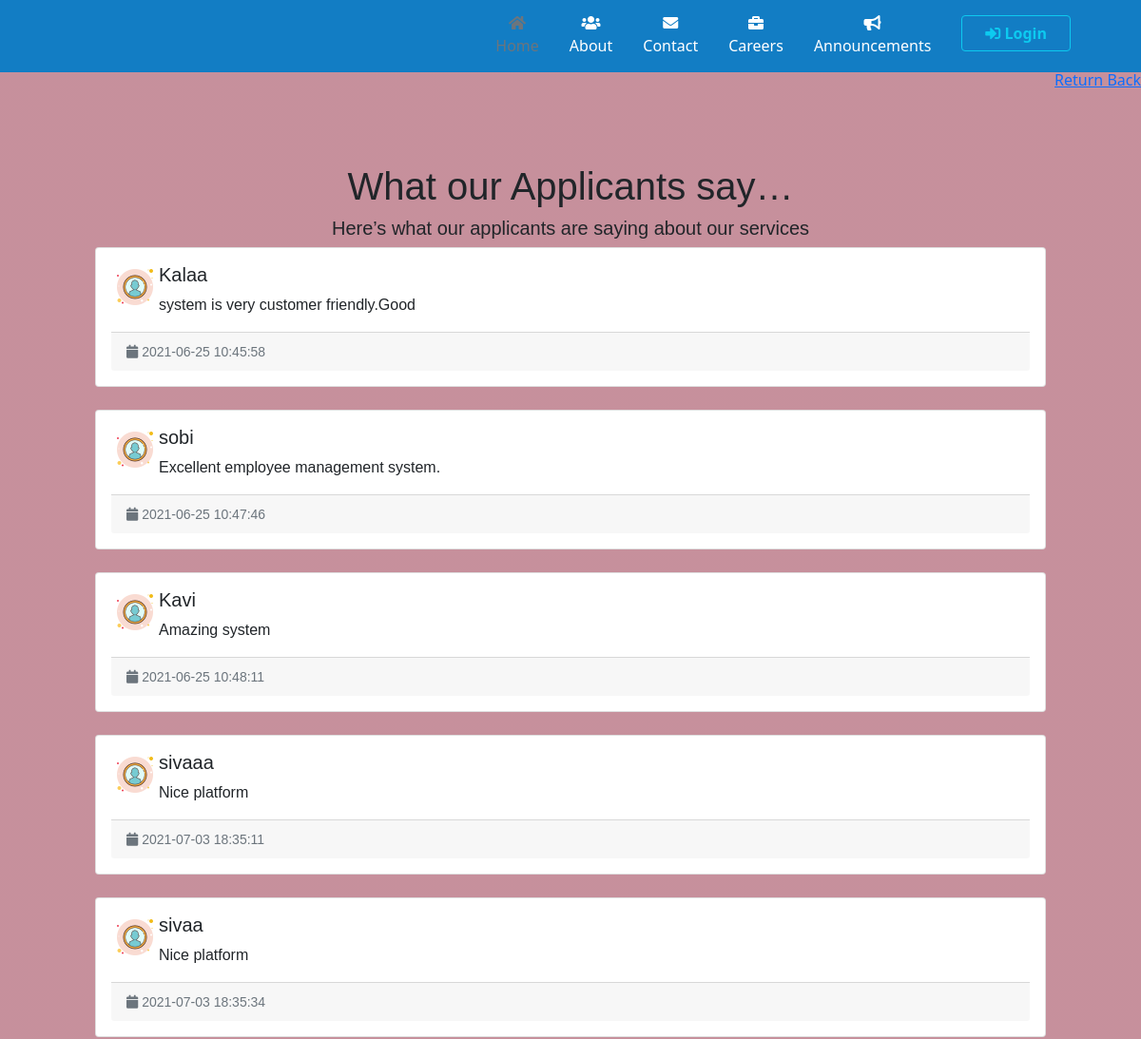
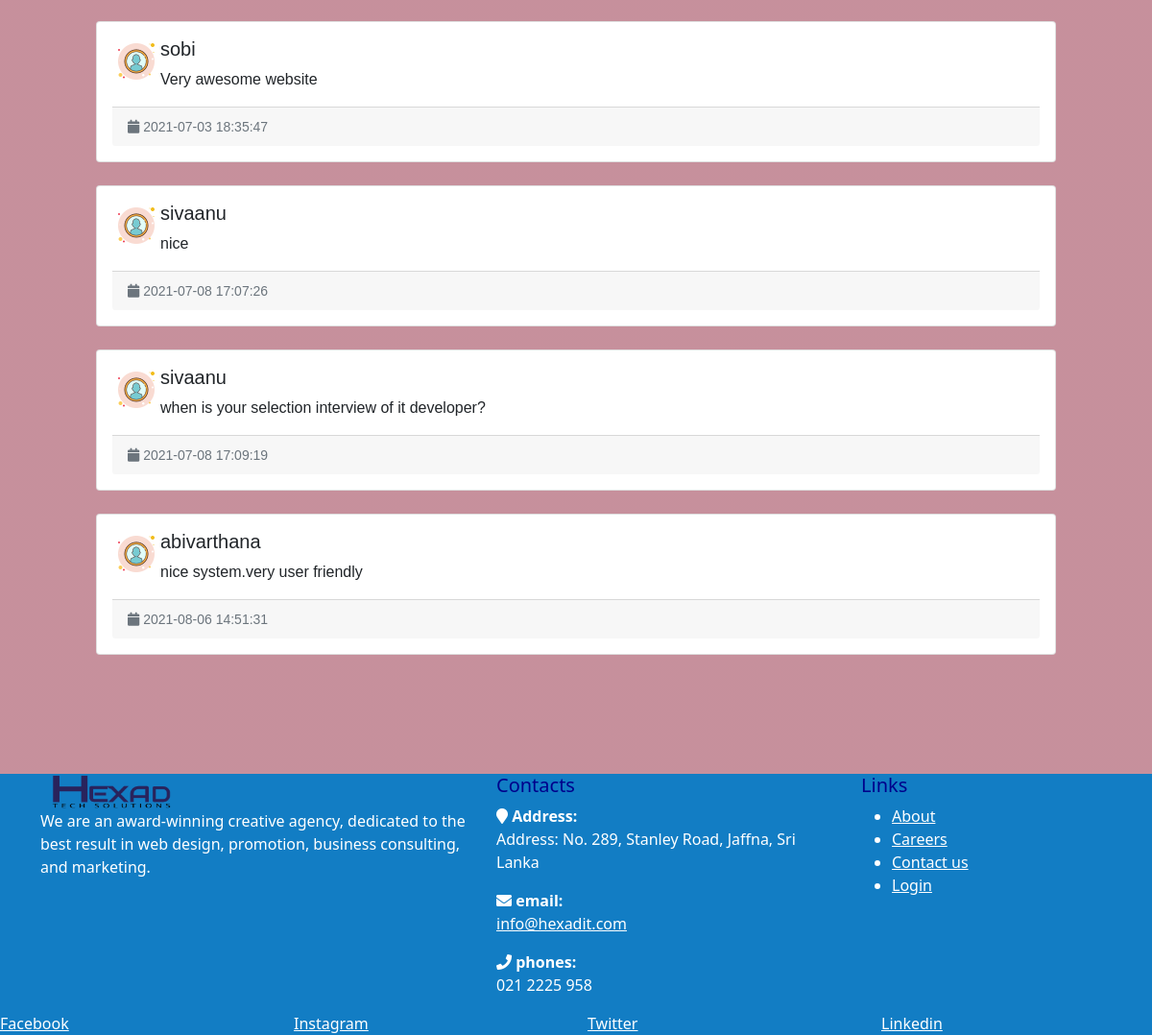
Page /J_feedback.php on the committed database (2 pictures, top to bottom).
### tables this page shows
CREATE TABLE IF NOT EXISTS `comments` (
  `comment_id` int(11) NOT NULL AUTO_INCREMENT,
  `parent_comment_id` int(11) NOT NULL,
  `comment` varchar(200) NOT NULL,
  `comment_sender_name` varchar(40) NOT NULL,
  `date` timestamp NOT NULL DEFAULT CURRENT_TIMESTAMP,
  PRIMARY KEY (`comment_id`)
);

### J_feedback.php (the view, shortened to what this page needs)
<!doctype html>
<html lang="en">
<head>
    <link href="https://cdn.jsdelivr.net/npm/bootstrap@5.0.2/dist/css/bootstrap.min.css" rel="stylesheet">
</head>
<body>
<?php
include 'header.php';
?><br><br><br>
<a href="aboutus.php" class="dropbtn" style="float:right">Return Back</a>
<section id="contact">
    <h1 align="center">What our Applicants say…</h1>
    <h5 align="center">Here’s what our applicants are saying about our services</h5>
<?php
    $mysqli=new mysqli('localhost','root','' ,'emp-management-sys') or die(mysqli_error($mysqli));
    $result=$mysqli->query("SELECT * from comments order by comment_id  asc") or die($mysqli->error);
    ?>
    <?php
    while($row=$result->fetch_assoc()):
    ?>
    <div class="row">
        <div class="col-sm-12">
            <div class="card">
                <div class="card-body">
                    <img src="images/profile.png" style="float: left;" /> <h5 class="card-title"><?php echo $row['comment_sender_name'];?></h5>
                    <p class="card-text"><?php echo $row['comment'];?></p>
                    <div class="card-footer">
                        <small class="text-muted"><i class="fa fa-calendar"></i> <?php echo $row['date'];?></small>
                    </div>
                </div>
            </div>
        </div>
    </div>
<br>
        <?php
        endwhile;
        ?>
</section>
<footer class="section footer-classic context-dark bg-image" style="background: #127dc4;">
    <div class="container">
        <div class="row row-30">
            <div class="col-md-4 col-xl-5">
                <div class="pr-xl-4"><a class="brand" href="index.html"><img class="brand-logo-light" src="images/hexad-logo.png" alt="" width="140" height="37"></a>
                    <p style="color:white">We are an award-winning creative agency, dedicated to the best result in web design, promotion, business consulting, and marketing.</p>
                </div>
            </div>
            <div class="col-md-4">
                <h5 style="color:darkblue">Contacts</h5>
                <dl class="contact-list">
                    <dt style="color:white"><i class="fa fa-map-marker" aria-hidden="true"></i> Address:</dt>
                    <dd style="color:white">Address: No. 289, Stanley Road, Jaffna, Sri Lanka</dd>
                </dl>
                <dl class="contact-list">
                    <dt style="color:white"><i class="fa fa-envelope" aria-hidden="true"></i> email:</dt>
                    <dd style="color:white"><a href="mailto:info@hexadit.com" style="color:white">info@hexadit.com</a></dd>
                </dl>
                <dl class="contact-list">
                    <dt style="color:white"><i class="fa fa-phone" aria-hidden="true"></i> phones:</dt>
                    <dd style="color:white">021 2225 958</a> <span> </span>
                    </dd>
                </dl>
            </div>
            <div class="col-md-4 col-xl-3">
                <h5 style="color:darkblue">Links</h5>
                <ul class="nav-list">
                    <li style="color:white"><a href="aboutus.php" style="color:white">About</a></li>
                    <li style="color:white"><a href="careers.php" style="color:white">Careers</a></li>
                    <li style="color:white"><a href="contactus.php" style="color:white">Contact us</a></li>
                    <li style="color:white"><a href="login.php" style="color:white">Login</a></li>
                </ul>
            </div>
        </div>
    </div>
    <div class="row no-gutters social-container">
        <div class="col"><a class="social-inner" href="https://www.facebook.com/hexadit" style="color:white"><span class="icon mdi mdi-facebook"></span><span>Facebook</span></a></div>
        <div class="col"><a class="social-inner" href="https://www.instagram.com/hexad_it/" style="color:white"><span class="icon mdi mdi-instagram"></span><span>Instagram</span></a></div>
        <div class="col"><a class="social-inner" href="https://twitter.com/HexadIt" style="color:white"><span class="icon mdi mdi-twitter"></span><span>Twitter</span></a></div>
        <div class="col"><a class="social-inner" href=" https://www.linkedin.com/in/hexad-tech-solutions-6b1b23211/" style="color:white"><span class="icon mdi mdi-youtube-play"></span><span>Linkedin</span></a></div>
    </div>
</footer>
</body>
</html>

### header.php (shortened to what this page needs)
<!DOCTYPE html>
<html lang="en">
  <head>
    <link rel="stylesheet" href="bootstrap/css/bootstrap.min.css">
    <link rel="stylesheet" href="https://cdnjs.cloudflare.com/ajax/libs/font-awesome/5.15.3/css/all.min.css">
  <link rel="stylesheet" href="myProjects/webProject/icofont/css/icofont.min.css">
  </head>
  <body style="background-image: url('images/c12.jpg'); background-repeat: no-repeat, repeat; background-size: cover; background-position: left; background-attachment: fixed;">
        <header class="py-2  text-black fixed-top" style="background: #127dc4;">
          <div class="container">
            <div class="d-flex flex-wrap align-items-center justify-content-center justify-content-lg-start">
              <a href="/" class="d-flex align-items-center my-2 my-lg-0 me-lg-auto text-white text-decoration-none">
                <svg class="bi me-2" width="40" height="32"></svg>
              </a>
              <ul class="nav col-12 col-lg-auto my-2 justify-content-center my-md-0 text-small">
                <li>
                  <a href="index.php" class="nav-link text-secondary">
                    <i class="fas fa-home d-block mx-auto mb-1 text-center" ></i> Home
                  </a>
                </li>
                <li>
                  <a href="aboutus.php" class="nav-link text-white">
                  <i class="fas fa-users d-block mx-auto mb-1 text-center" ></i> About
                  </a>
                </li>
                <li>
                  <a href="contactus.php" class="nav-link text-white">
                  <i class="fas fa-envelope d-block mx-auto mb-1 text-center" ></i> Contact
                  </a>
                </li>
				<li>
                  <a href="careers.php" class="nav-link text-white">
                  <i class="fa fa-briefcase d-block mx-auto mb-1 text-center"></i> Careers
                  </a>
                </li>
                <li>
                  <a href="announcement.php" class="nav-link text-white">
                  <i class="fas fa-bullhorn d-block mx-auto mb-1 text-center" ></i> Announcements
                  </a>
                </li>
                <li>
                  <a href="login.php" class="nav-link text-white">
                    <button type="button" class="btn btn-outline-info btn-md px-4 me-sm-3 fw-bold"><i class="fas fa-sign-in-alt"></i> Login</button>
                  </a>
                </li>
              </ul>
            </div>
          </div>
        </header>
      </body>
</html>

### rows in the picture
comments: comment_sender_name "Kalaa", comment "system is very customer friendly.Good", date "2021-06-25 10:45:58"
comments: comment_sender_name "sobi", comment "Excellent employee management system.", date "2021-06-25 10:47:46"
comments: comment_sender_name "Kavi", comment "Amazing system", date "2021-06-25 10:48:11"
comments: comment_sender_name "sivaaa", comment "Nice platform", date "2021-07-03 18:35:11"
comments: comment_sender_name "sivaa", comment "Nice platform", date "2021-07-03 18:35:34"
comments: comment_sender_name "sobi", comment "Very awesome website", date "2021-07-03 18:35:47"
comments: comment_sender_name "sivaanu", comment "nice", date "2021-07-08 17:07:26"
comments: comment_sender_name "sivaanu", comment "when is your selection interview of it developer?", date "2021-07-08 17:09:19"
comments: comment_sender_name "abivarthana", comment "nice system.very user friendly", date "2021-08-06 14:51:31"
